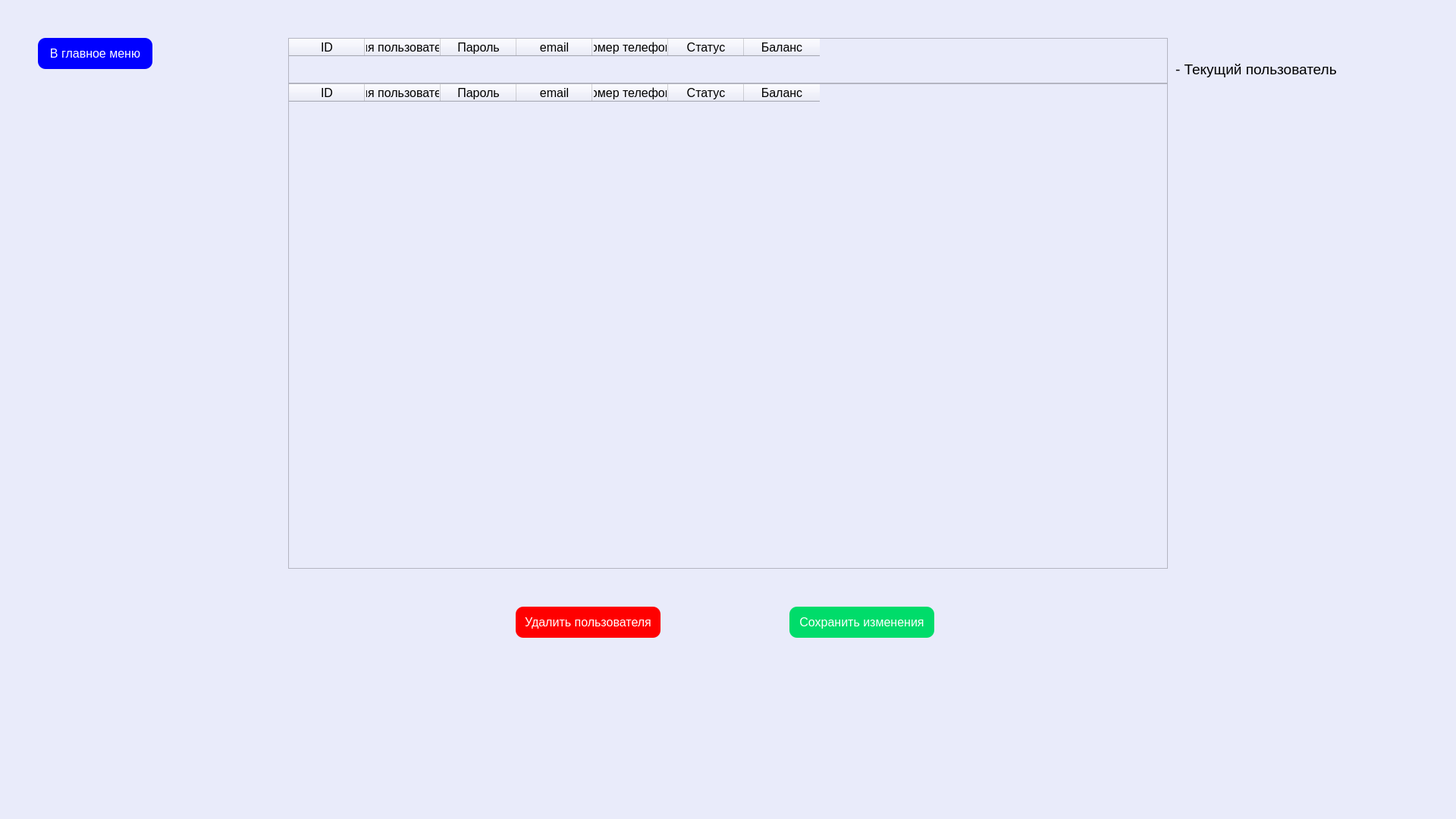
<?xml version="1.0" encoding="UTF-8"?>
<ui version="4.0">
 <class>MainWindow</class>
 <widget class="QMainWindow" name="MainWindow">
  <property name="windowModality">
   <enum>Qt::ApplicationModal</enum>
  </property>
  <property name="geometry">
   <rect>
    <x>0</x>
    <y>0</y>
    <width>1920</width>
    <height>1080</height>
   </rect>
  </property>
  <property name="minimumSize">
   <size>
    <width>0</width>
    <height>0</height>
   </size>
  </property>
  <property name="maximumSize">
   <size>
    <width>1920</width>
    <height>1080</height>
   </size>
  </property>
  <property name="windowTitle">
   <string>Most-Web</string>
  </property>
  <property name="windowIcon">
   <iconset>
    <normaloff>Логотип увеличенный.ico</normaloff>Логотип увеличенный.ico</iconset>
  </property>
  <property name="styleSheet">
   <string notr="true">background-color: rgb(233, 235, 250)</string>
  </property>
  <widget class="QWidget" name="centralwidget">
   <widget class="QTableWidget" name="table">
    <property name="geometry">
     <rect>
      <x>380</x>
      <y>110</y>
      <width>1160</width>
      <height>640</height>
     </rect>
    </property>
    <property name="font">
     <font>
      <pointsize>12</pointsize>
     </font>
    </property>
    <property name="horizontalScrollBarPolicy">
     <enum>Qt::ScrollBarAlwaysOff</enum>
    </property>
    <property name="editTriggers">
     <set>QAbstractItemView::DoubleClicked</set>
    </property>
    <column>
     <property name="text">
      <string>ID</string>
     </property>
     <property name="font">
      <font>
       <pointsize>12</pointsize>
      </font>
     </property>
    </column>
    <column>
     <property name="text">
      <string>Имя пользователя</string>
     </property>
     <property name="font">
      <font>
       <pointsize>12</pointsize>
      </font>
     </property>
    </column>
    <column>
     <property name="text">
      <string>Пароль</string>
     </property>
     <property name="font">
      <font>
       <pointsize>12</pointsize>
      </font>
     </property>
    </column>
    <column>
     <property name="text">
      <string>email</string>
     </property>
     <property name="font">
      <font>
       <pointsize>12</pointsize>
      </font>
     </property>
    </column>
    <column>
     <property name="text">
      <string>Номер телефона</string>
     </property>
     <property name="font">
      <font>
       <pointsize>12</pointsize>
      </font>
     </property>
    </column>
    <column>
     <property name="text">
      <string>Статус</string>
     </property>
     <property name="font">
      <font>
       <pointsize>12</pointsize>
      </font>
     </property>
    </column>
    <column>
     <property name="text">
      <string>Баланс</string>
     </property>
     <property name="font">
      <font>
       <pointsize>12</pointsize>
      </font>
     </property>
    </column>
   </widget>
   <widget class="QPushButton" name="delete_btn">
    <property name="geometry">
     <rect>
      <x>680</x>
      <y>800</y>
      <width>191</width>
      <height>41</height>
     </rect>
    </property>
    <property name="palette">
     <palette>
      <active>
       <colorrole role="WindowText">
        <brush brushstyle="SolidPattern">
         <color alpha="255">
          <red>255</red>
          <green>255</green>
          <blue>255</blue>
         </color>
        </brush>
       </colorrole>
       <colorrole role="Button">
        <brush brushstyle="SolidPattern">
         <color alpha="255">
          <red>255</red>
          <green>0</green>
          <blue>0</blue>
         </color>
        </brush>
       </colorrole>
       <colorrole role="Text">
        <brush brushstyle="SolidPattern">
         <color alpha="255">
          <red>255</red>
          <green>255</green>
          <blue>255</blue>
         </color>
        </brush>
       </colorrole>
       <colorrole role="ButtonText">
        <brush brushstyle="SolidPattern">
         <color alpha="255">
          <red>255</red>
          <green>255</green>
          <blue>255</blue>
         </color>
        </brush>
       </colorrole>
       <colorrole role="Base">
        <brush brushstyle="SolidPattern">
         <color alpha="255">
          <red>255</red>
          <green>0</green>
          <blue>0</blue>
         </color>
        </brush>
       </colorrole>
       <colorrole role="Window">
        <brush brushstyle="SolidPattern">
         <color alpha="255">
          <red>255</red>
          <green>0</green>
          <blue>0</blue>
         </color>
        </brush>
       </colorrole>
      </active>
      <inactive>
       <colorrole role="WindowText">
        <brush brushstyle="SolidPattern">
         <color alpha="255">
          <red>255</red>
          <green>255</green>
          <blue>255</blue>
         </color>
        </brush>
       </colorrole>
       <colorrole role="Button">
        <brush brushstyle="SolidPattern">
         <color alpha="255">
          <red>255</red>
          <green>0</green>
          <blue>0</blue>
         </color>
        </brush>
       </colorrole>
       <colorrole role="Text">
        <brush brushstyle="SolidPattern">
         <color alpha="255">
          <red>255</red>
          <green>255</green>
          <blue>255</blue>
         </color>
        </brush>
       </colorrole>
       <colorrole role="ButtonText">
        <brush brushstyle="SolidPattern">
         <color alpha="255">
          <red>255</red>
          <green>255</green>
          <blue>255</blue>
         </color>
        </brush>
       </colorrole>
       <colorrole role="Base">
        <brush brushstyle="SolidPattern">
         <color alpha="255">
          <red>255</red>
          <green>0</green>
          <blue>0</blue>
         </color>
        </brush>
       </colorrole>
       <colorrole role="Window">
        <brush brushstyle="SolidPattern">
         <color alpha="255">
          <red>255</red>
          <green>0</green>
          <blue>0</blue>
         </color>
        </brush>
       </colorrole>
      </inactive>
      <disabled>
       <colorrole role="WindowText">
        <brush brushstyle="SolidPattern">
         <color alpha="255">
          <red>255</red>
          <green>255</green>
          <blue>255</blue>
         </color>
        </brush>
       </colorrole>
       <colorrole role="Button">
        <brush brushstyle="SolidPattern">
         <color alpha="255">
          <red>255</red>
          <green>0</green>
          <blue>0</blue>
         </color>
        </brush>
       </colorrole>
       <colorrole role="Text">
        <brush brushstyle="SolidPattern">
         <color alpha="255">
          <red>255</red>
          <green>255</green>
          <blue>255</blue>
         </color>
        </brush>
       </colorrole>
       <colorrole role="ButtonText">
        <brush brushstyle="SolidPattern">
         <color alpha="255">
          <red>255</red>
          <green>255</green>
          <blue>255</blue>
         </color>
        </brush>
       </colorrole>
       <colorrole role="Base">
        <brush brushstyle="SolidPattern">
         <color alpha="255">
          <red>255</red>
          <green>0</green>
          <blue>0</blue>
         </color>
        </brush>
       </colorrole>
       <colorrole role="Window">
        <brush brushstyle="SolidPattern">
         <color alpha="255">
          <red>255</red>
          <green>0</green>
          <blue>0</blue>
         </color>
        </brush>
       </colorrole>
      </disabled>
     </palette>
    </property>
    <property name="font">
     <font>
      <pointsize>12</pointsize>
     </font>
    </property>
    <property name="styleSheet">
     <string notr="true">#delete_btn {
   background-color: rgb(255, 0, 0); /* Цвет фона кнопки */
    border-radius: 10px; /* Устанавливаем радиус закругления углов */
    color: white; /* Цвет текста кнопки */
}
#delete_btn:hover {
                background-color: rgb(200, 0, 0)
}


</string>
    </property>
    <property name="text">
     <string>Удалить пользователя</string>
    </property>
   </widget>
   <widget class="QPushButton" name="save_btn">
    <property name="geometry">
     <rect>
      <x>1041</x>
      <y>800</y>
      <width>191</width>
      <height>41</height>
     </rect>
    </property>
    <property name="palette">
     <palette>
      <active>
       <colorrole role="WindowText">
        <brush brushstyle="SolidPattern">
         <color alpha="255">
          <red>255</red>
          <green>255</green>
          <blue>255</blue>
         </color>
        </brush>
       </colorrole>
       <colorrole role="Button">
        <brush brushstyle="SolidPattern">
         <color alpha="255">
          <red>0</red>
          <green>220</green>
          <blue>106</blue>
         </color>
        </brush>
       </colorrole>
       <colorrole role="Text">
        <brush brushstyle="SolidPattern">
         <color alpha="255">
          <red>255</red>
          <green>255</green>
          <blue>255</blue>
         </color>
        </brush>
       </colorrole>
       <colorrole role="ButtonText">
        <brush brushstyle="SolidPattern">
         <color alpha="255">
          <red>255</red>
          <green>255</green>
          <blue>255</blue>
         </color>
        </brush>
       </colorrole>
       <colorrole role="Base">
        <brush brushstyle="SolidPattern">
         <color alpha="255">
          <red>0</red>
          <green>220</green>
          <blue>106</blue>
         </color>
        </brush>
       </colorrole>
       <colorrole role="Window">
        <brush brushstyle="SolidPattern">
         <color alpha="255">
          <red>0</red>
          <green>220</green>
          <blue>106</blue>
         </color>
        </brush>
       </colorrole>
      </active>
      <inactive>
       <colorrole role="WindowText">
        <brush brushstyle="SolidPattern">
         <color alpha="255">
          <red>255</red>
          <green>255</green>
          <blue>255</blue>
         </color>
        </brush>
       </colorrole>
       <colorrole role="Button">
        <brush brushstyle="SolidPattern">
         <color alpha="255">
          <red>0</red>
          <green>220</green>
          <blue>106</blue>
         </color>
        </brush>
       </colorrole>
       <colorrole role="Text">
        <brush brushstyle="SolidPattern">
         <color alpha="255">
          <red>255</red>
          <green>255</green>
          <blue>255</blue>
         </color>
        </brush>
       </colorrole>
       <colorrole role="ButtonText">
        <brush brushstyle="SolidPattern">
         <color alpha="255">
          <red>255</red>
          <green>255</green>
          <blue>255</blue>
         </color>
        </brush>
       </colorrole>
       <colorrole role="Base">
        <brush brushstyle="SolidPattern">
         <color alpha="255">
          <red>0</red>
          <green>220</green>
          <blue>106</blue>
         </color>
        </brush>
       </colorrole>
       <colorrole role="Window">
        <brush brushstyle="SolidPattern">
         <color alpha="255">
          <red>0</red>
          <green>220</green>
          <blue>106</blue>
         </color>
        </brush>
       </colorrole>
      </inactive>
      <disabled>
       <colorrole role="WindowText">
        <brush brushstyle="SolidPattern">
         <color alpha="255">
          <red>255</red>
          <green>255</green>
          <blue>255</blue>
         </color>
        </brush>
       </colorrole>
       <colorrole role="Button">
        <brush brushstyle="SolidPattern">
         <color alpha="255">
          <red>0</red>
          <green>220</green>
          <blue>106</blue>
         </color>
        </brush>
       </colorrole>
       <colorrole role="Text">
        <brush brushstyle="SolidPattern">
         <color alpha="255">
          <red>255</red>
          <green>255</green>
          <blue>255</blue>
         </color>
        </brush>
       </colorrole>
       <colorrole role="ButtonText">
        <brush brushstyle="SolidPattern">
         <color alpha="255">
          <red>255</red>
          <green>255</green>
          <blue>255</blue>
         </color>
        </brush>
       </colorrole>
       <colorrole role="Base">
        <brush brushstyle="SolidPattern">
         <color alpha="255">
          <red>0</red>
          <green>220</green>
          <blue>106</blue>
         </color>
        </brush>
       </colorrole>
       <colorrole role="Window">
        <brush brushstyle="SolidPattern">
         <color alpha="255">
          <red>0</red>
          <green>220</green>
          <blue>106</blue>
         </color>
        </brush>
       </colorrole>
      </disabled>
     </palette>
    </property>
    <property name="font">
     <font>
      <pointsize>12</pointsize>
     </font>
    </property>
    <property name="styleSheet">
     <string notr="true">#save_btn {
   background-color:rgb(0, 220, 106); /* Цвет фона кнопки */
    border-radius: 10px; /* Устанавливаем радиус закругления углов */
    color: white; /* Цвет текста кнопки */
}
#save_btn:hover {
                background-color:rgb(0, 152, 0)
}
#save_btn:pressed {
	background-color: rgb(0, 132, 0)
}



</string>
    </property>
    <property name="text">
     <string>Сохранить изменения</string>
    </property>
   </widget>
   <widget class="QPushButton" name="back_menu_btn">
    <property name="geometry">
     <rect>
      <x>50</x>
      <y>50</y>
      <width>151</width>
      <height>41</height>
     </rect>
    </property>
    <property name="palette">
     <palette>
      <active>
       <colorrole role="WindowText">
        <brush brushstyle="SolidPattern">
         <color alpha="255">
          <red>255</red>
          <green>255</green>
          <blue>255</blue>
         </color>
        </brush>
       </colorrole>
       <colorrole role="Button">
        <brush brushstyle="SolidPattern">
         <color alpha="255">
          <red>0</red>
          <green>0</green>
          <blue>255</blue>
         </color>
        </brush>
       </colorrole>
       <colorrole role="Text">
        <brush brushstyle="SolidPattern">
         <color alpha="255">
          <red>255</red>
          <green>255</green>
          <blue>255</blue>
         </color>
        </brush>
       </colorrole>
       <colorrole role="ButtonText">
        <brush brushstyle="SolidPattern">
         <color alpha="255">
          <red>255</red>
          <green>255</green>
          <blue>255</blue>
         </color>
        </brush>
       </colorrole>
       <colorrole role="Base">
        <brush brushstyle="SolidPattern">
         <color alpha="255">
          <red>0</red>
          <green>0</green>
          <blue>255</blue>
         </color>
        </brush>
       </colorrole>
       <colorrole role="Window">
        <brush brushstyle="SolidPattern">
         <color alpha="255">
          <red>0</red>
          <green>0</green>
          <blue>255</blue>
         </color>
        </brush>
       </colorrole>
      </active>
      <inactive>
       <colorrole role="WindowText">
        <brush brushstyle="SolidPattern">
         <color alpha="255">
          <red>255</red>
          <green>255</green>
          <blue>255</blue>
         </color>
        </brush>
       </colorrole>
       <colorrole role="Button">
        <brush brushstyle="SolidPattern">
         <color alpha="255">
          <red>0</red>
          <green>0</green>
          <blue>255</blue>
         </color>
        </brush>
       </colorrole>
       <colorrole role="Text">
        <brush brushstyle="SolidPattern">
         <color alpha="255">
          <red>255</red>
          <green>255</green>
          <blue>255</blue>
         </color>
        </brush>
       </colorrole>
       <colorrole role="ButtonText">
        <brush brushstyle="SolidPattern">
         <color alpha="255">
          <red>255</red>
          <green>255</green>
          <blue>255</blue>
         </color>
        </brush>
       </colorrole>
       <colorrole role="Base">
        <brush brushstyle="SolidPattern">
         <color alpha="255">
          <red>0</red>
          <green>0</green>
          <blue>255</blue>
         </color>
        </brush>
       </colorrole>
       <colorrole role="Window">
        <brush brushstyle="SolidPattern">
         <color alpha="255">
          <red>0</red>
          <green>0</green>
          <blue>255</blue>
         </color>
        </brush>
       </colorrole>
      </inactive>
      <disabled>
       <colorrole role="WindowText">
        <brush brushstyle="SolidPattern">
         <color alpha="255">
          <red>255</red>
          <green>255</green>
          <blue>255</blue>
         </color>
        </brush>
       </colorrole>
       <colorrole role="Button">
        <brush brushstyle="SolidPattern">
         <color alpha="255">
          <red>0</red>
          <green>0</green>
          <blue>255</blue>
         </color>
        </brush>
       </colorrole>
       <colorrole role="Text">
        <brush brushstyle="SolidPattern">
         <color alpha="255">
          <red>255</red>
          <green>255</green>
          <blue>255</blue>
         </color>
        </brush>
       </colorrole>
       <colorrole role="ButtonText">
        <brush brushstyle="SolidPattern">
         <color alpha="255">
          <red>255</red>
          <green>255</green>
          <blue>255</blue>
         </color>
        </brush>
       </colorrole>
       <colorrole role="Base">
        <brush brushstyle="SolidPattern">
         <color alpha="255">
          <red>0</red>
          <green>0</green>
          <blue>255</blue>
         </color>
        </brush>
       </colorrole>
       <colorrole role="Window">
        <brush brushstyle="SolidPattern">
         <color alpha="255">
          <red>0</red>
          <green>0</green>
          <blue>255</blue>
         </color>
        </brush>
       </colorrole>
      </disabled>
     </palette>
    </property>
    <property name="font">
     <font>
      <pointsize>12</pointsize>
     </font>
    </property>
    <property name="styleSheet">
     <string notr="true">#back_menu_btn {
   background-color:rgb(0, 0, 255); /* Цвет фона кнопки */
    border-radius: 10px; /* Устанавливаем радиус закругления углов */
    color: white; /* Цвет текста кнопки */
}
#back_menu_btn:hover {
                background-color: rgb(0, 0, 158)
}

</string>
    </property>
    <property name="text">
     <string>В главное меню</string>
    </property>
   </widget>
   <widget class="QTableWidget" name="table_tec">
    <property name="geometry">
     <rect>
      <x>380</x>
      <y>50</y>
      <width>1160</width>
      <height>60</height>
     </rect>
    </property>
    <property name="font">
     <font>
      <pointsize>12</pointsize>
     </font>
    </property>
    <property name="verticalScrollBarPolicy">
     <enum>Qt::ScrollBarAlwaysOff</enum>
    </property>
    <property name="horizontalScrollBarPolicy">
     <enum>Qt::ScrollBarAlwaysOff</enum>
    </property>
    <property name="editTriggers">
     <set>QAbstractItemView::NoEditTriggers</set>
    </property>
    <property name="selectionMode">
     <enum>QAbstractItemView::NoSelection</enum>
    </property>
    <attribute name="verticalHeaderVisible">
     <bool>true</bool>
    </attribute>
    <column>
     <property name="text">
      <string>ID</string>
     </property>
     <property name="font">
      <font>
       <pointsize>12</pointsize>
      </font>
     </property>
    </column>
    <column>
     <property name="text">
      <string>Имя пользователя</string>
     </property>
     <property name="font">
      <font>
       <pointsize>12</pointsize>
      </font>
     </property>
    </column>
    <column>
     <property name="text">
      <string>Пароль</string>
     </property>
     <property name="font">
      <font>
       <pointsize>12</pointsize>
      </font>
     </property>
    </column>
    <column>
     <property name="text">
      <string>email</string>
     </property>
     <property name="font">
      <font>
       <pointsize>12</pointsize>
      </font>
     </property>
    </column>
    <column>
     <property name="text">
      <string>Номер телефона</string>
     </property>
     <property name="font">
      <font>
       <pointsize>12</pointsize>
      </font>
     </property>
    </column>
    <column>
     <property name="text">
      <string>Статус</string>
     </property>
     <property name="font">
      <font>
       <pointsize>12</pointsize>
      </font>
     </property>
    </column>
    <column>
     <property name="text">
      <string>Баланс</string>
     </property>
     <property name="font">
      <font>
       <pointsize>12</pointsize>
      </font>
     </property>
    </column>
   </widget>
   <widget class="QLabel" name="label">
    <property name="geometry">
     <rect>
      <x>1550</x>
      <y>80</y>
      <width>216</width>
      <height>23</height>
     </rect>
    </property>
    <property name="font">
     <font>
      <pointsize>14</pointsize>
     </font>
    </property>
    <property name="text">
     <string>- Текущий пользователь</string>
    </property>
   </widget>
  </widget>
  <widget class="QMenuBar" name="menubar">
   <property name="geometry">
    <rect>
     <x>0</x>
     <y>0</y>
     <width>1920</width>
     <height>21</height>
    </rect>
   </property>
  </widget>
  <widget class="QStatusBar" name="statusbar"/>
 </widget>
 <resources/>
 <connections/>
</ui>
